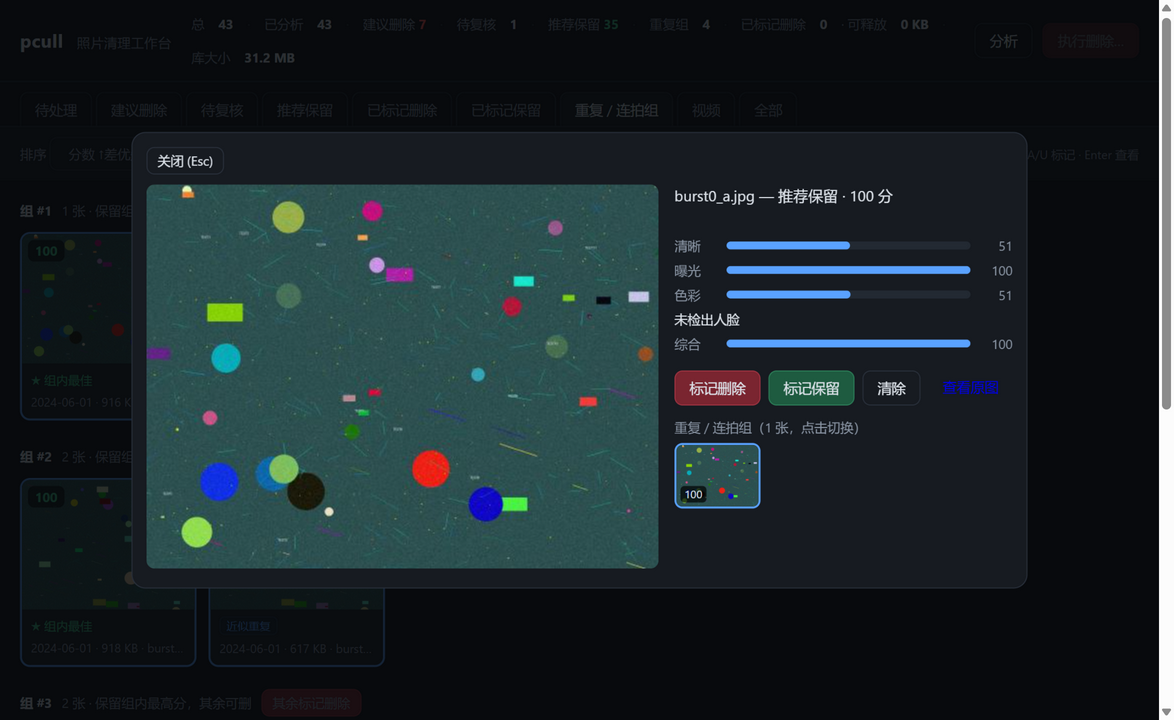
#> input picture site/assets/shot-drawer.png, 1174 x 720 px
$ python -i quality.py   (imports and definitions only)   (older library calls are emulated)
#> lines starting #> are read from the running program, lines starting #| are printed output that depends on the picture
"""Fast classical quality metrics: sharpness / exposure / colorfulness.

All operate on a downscaled RGB ndarray (see imaging.load_rgb) and return
normalized 0-100 values where higher is better, plus raw values for debugging.
"""
from __future__ import annotations

import cv2
import numpy as np

# Laplacian variance is mapped through log10: empirical anchors on 512px images
#   very blurry < 50 (log≈1.7) | typical sharp photo 300-3000 (log 2.5-3.5)
_BLUR_LOG_LO, _BLUR_LOG_HI = 1.3, 4.0


def sharpness(img_rgb: np.ndarray) -> tuple[float, float]:
    """Return (blur_100, laplacian_variance)."""
    gray = cv2.cvtColor(img_rgb, cv2.COLOR_RGB2GRAY)
    lap_var = float(cv2.Laplacian(gray, cv2.CV_64F).var())
    norm = (np.log10(1 + lap_var) - _BLUR_LOG_LO) / (_BLUR_LOG_HI - _BLUR_LOG_LO)
    return float(np.clip(norm * 100, 0, 100)), lap_var


def exposure(img_rgb: np.ndarray) -> tuple[float, float, float]:
    """Return (exposure_100, under_fraction, over_fraction)."""
    gray = cv2.cvtColor(img_rgb, cv2.COLOR_RGB2GRAY)
    total = gray.size
    under = float(np.count_nonzero(gray < 8)) / total
    over = float(np.count_nonzero(gray > 247)) / total
    penalty = min(100.0, (under + over) * 300)
    return 100.0 - penalty, under, over


def colorfulness(img_rgb: np.ndarray) -> float:
    """Hasler & Süsstrunk metric, clipped to 0-100."""
    r, g, b = img_rgb[..., 0].astype(np.float32), img_rgb[..., 1].astype(np.float32), img_rgb[..., 2].astype(np.float32)
    rg = r - g
    yb = 0.5 * (r + g) - b
    root = float(np.sqrt(np.std(rg) ** 2 + np.std(yb) ** 2)
                 + 0.3 * np.sqrt(np.mean(rg) ** 2 + np.mean(yb) ** 2))
    return float(np.clip(root, 0, 100))


def analyze(img_rgb: np.ndarray) -> dict:
    blur_100, lap_var = sharpness(img_rgb)
    expo, under, over = exposure(img_rgb)
    return {
        "blur": blur_100,
        "blur_raw": lap_var,
        "exposure": expo,
        "under": under,
        "over": over,
        "colorfulness": colorfulness(img_rgb),
    }

>>> import cv2
>>> picture = cv2.cvtColor(cv2.imread('../../../site/assets/shot-drawer.png'), cv2.COLOR_BGR2RGB)
>>> result = analyze(picture)
#> in sharpness, `gray = cv2.cvtColor(img_rgb, cv2.COLOR_RGB2GRAY)`:
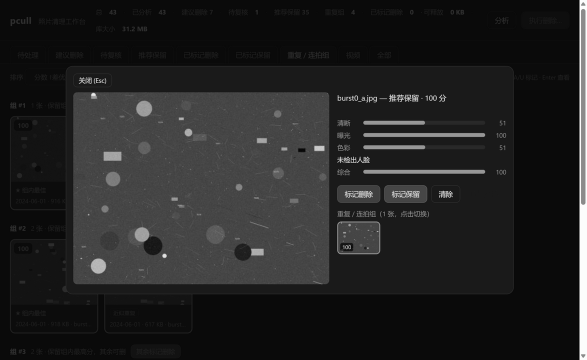
#> gray: shape (720, 1174) (shown at 1/2 size); min 0, max 255, mean 34.2
#> in sharpness, `lap_var = float(cv2.Laplacian(gray, cv2.CV_64F).var())`: lap_var = 410.1
#> in sharpness, `norm = (np.log10(1 + lap_var) - _BLUR_LOG_LO) / (_BLUR_LOG_HI - _BLUR_..`: norm = 0.487
#> in analyze, `blur_100, lap_var = sharpness(img_rgb)`: blur_100 = 48.66; lap_var = 410.1
#> in exposure, `under = float(np.count_nonzero(gray < 8)) / total`: under = 0.00218
#> in exposure, `over = float(np.count_nonzero(gray > 247)) / total`: over = 0.00671
#> in exposure, `penalty = min(100.0, (under + over) * 300)`: penalty = 2.67
#> in analyze, `expo, under, over = exposure(img_rgb)`: expo = 97.33; under = 0.00218; over = 0.00671
#> in colorfulness, `r, g, b = img_rgb[..., 0].astype(np.float32), img_rgb[..., 1].astype(n..`:
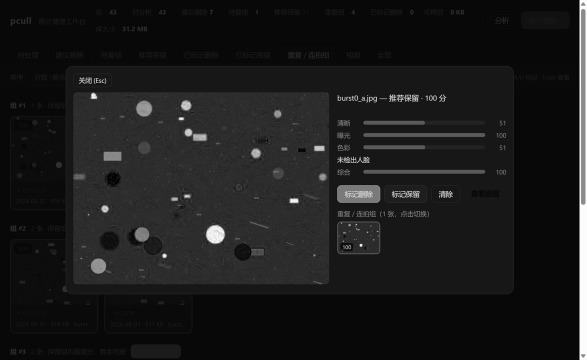
#> r: shape (720, 1174) float32 (shown at 1/2 size); min 0, max 255, mean 26.2
#> in colorfulness, `r, g, b = img_rgb[..., 0].astype(np.float32), img_rgb[..., 1].astype(n..`:
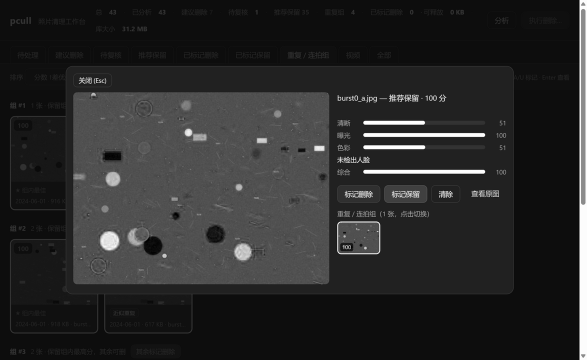
#> b: shape (720, 1174) float32 (shown at 1/2 size); min 0, max 255, mean 40.6
#> in colorfulness, `rg = r - g`:
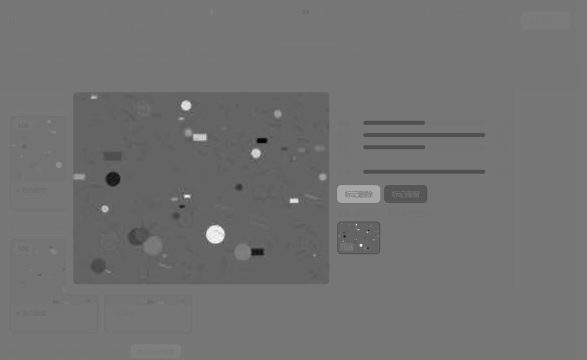
#> rg: shape (720, 1174) float32 (shown at 1/2 size); min -214, max 239, mean -10.8; drawn with min black and max white
#> in colorfulness, `yb = 0.5 * (r + g) - b`:
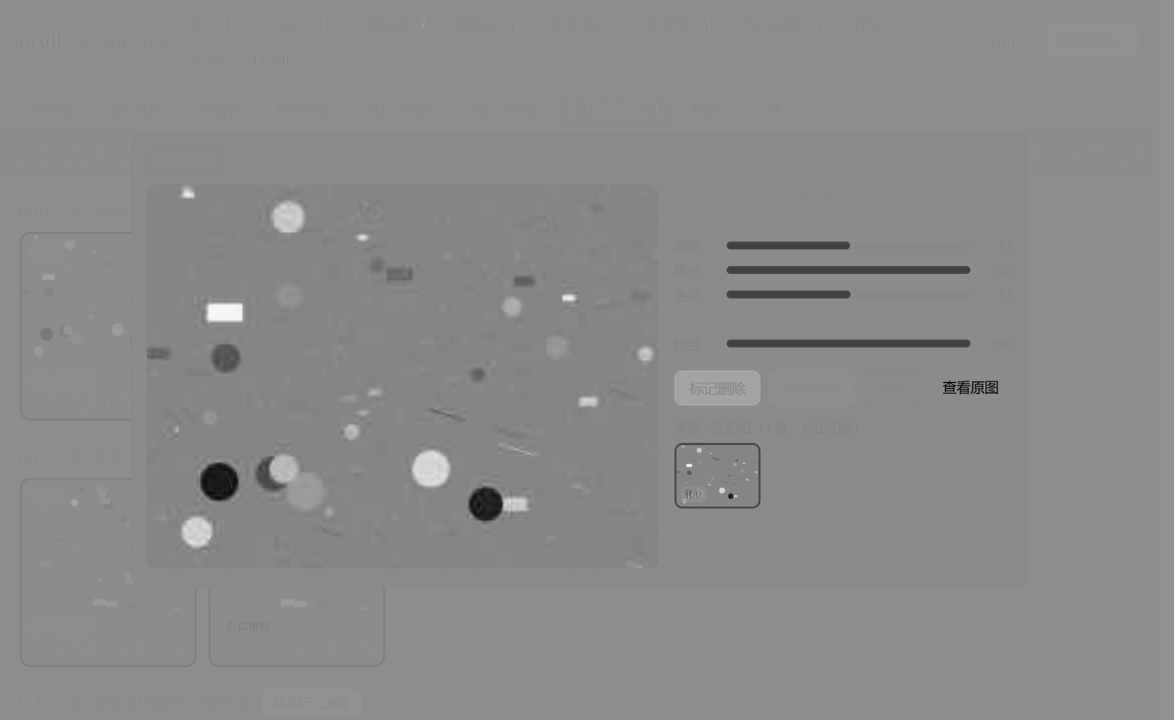
#> yb: shape (720, 1174) float32; min -237, max 181, mean -9; drawn with min black and max white
#> in colorfulness, `root = float(np.sqrt(np.std(rg) ** 2 + np.std(yb) ** 2) + 0.3 * np.sqr..`: root = 30.97
#> result = {'blur': 48.66, 'blur_raw': 410.1, 'exposure': 97.33, 'under': 0.00218, 'over': 0.00671, 'colorfulness': 30.97}

$ run again, on site/assets/shot-grid.png
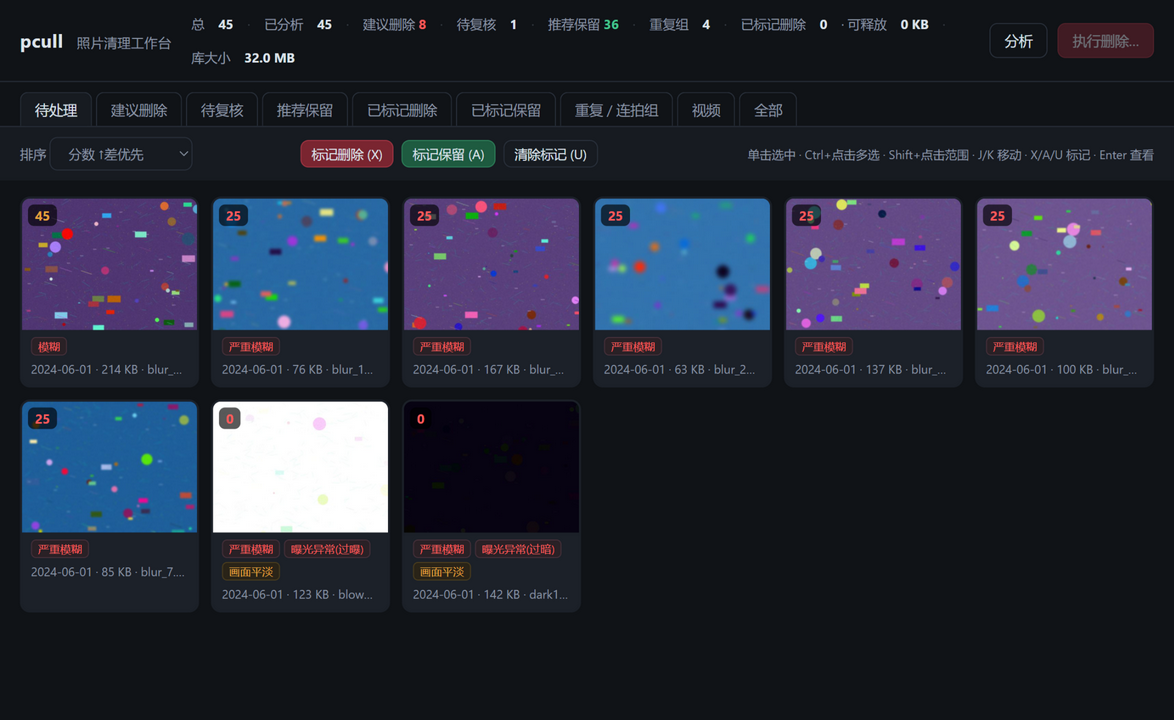
#> input picture site/assets/shot-grid.png, 1174 x 720 px
#> in sharpness, `gray = cv2.cvtColor(img_rgb, cv2.COLOR_RGB2GRAY)`:
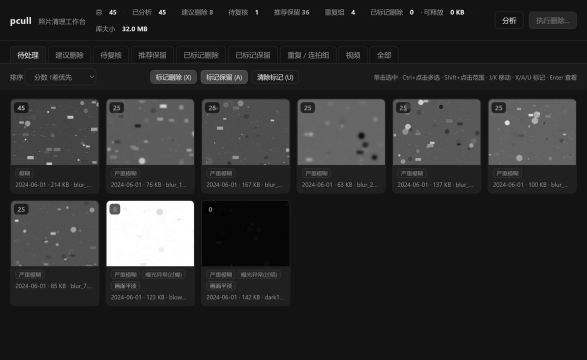
#> gray: shape (720, 1174) (shown at 1/2 size); min 0, max 255, mean 42.9
#> in sharpness, `lap_var = float(cv2.Laplacian(gray, cv2.CV_64F).var())`: lap_var = 685.5
#> norm = 0.569
#> in analyze, `blur_100, lap_var = sharpness(img_rgb)`: blur_100 = 56.91; lap_var = 685.5
#> in exposure, `under = float(np.count_nonzero(gray < 8)) / total`: under = 0.0263
#> in exposure, `over = float(np.count_nonzero(gray > 247)) / total`: over = 0.0255
#> penalty = 15.53
#> in analyze, `expo, under, over = exposure(img_rgb)`: expo = 84.47; under = 0.0263; over = 0.0255
#> in colorfulness, `yb = 0.5 * (r + g) - b`:
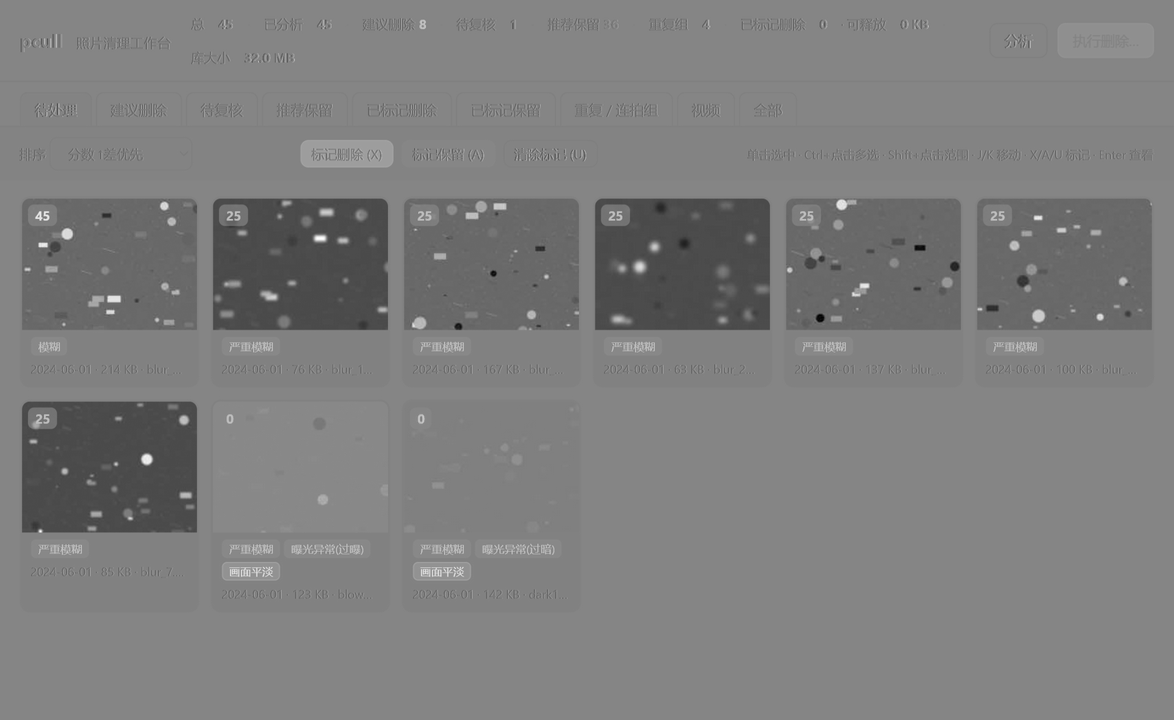
#> yb: shape (720, 1174) float32; min -205, max 177, mean -16.5; drawn with min black and max white
#> root = 40.32
#> result = {'blur': 56.91, 'blur_raw': 685.5, 'exposure': 84.47, 'under': 0.0263, 'over': 0.0255, 'colorfulness': 40.32}

$ run again, on site/assets/shot-home.png
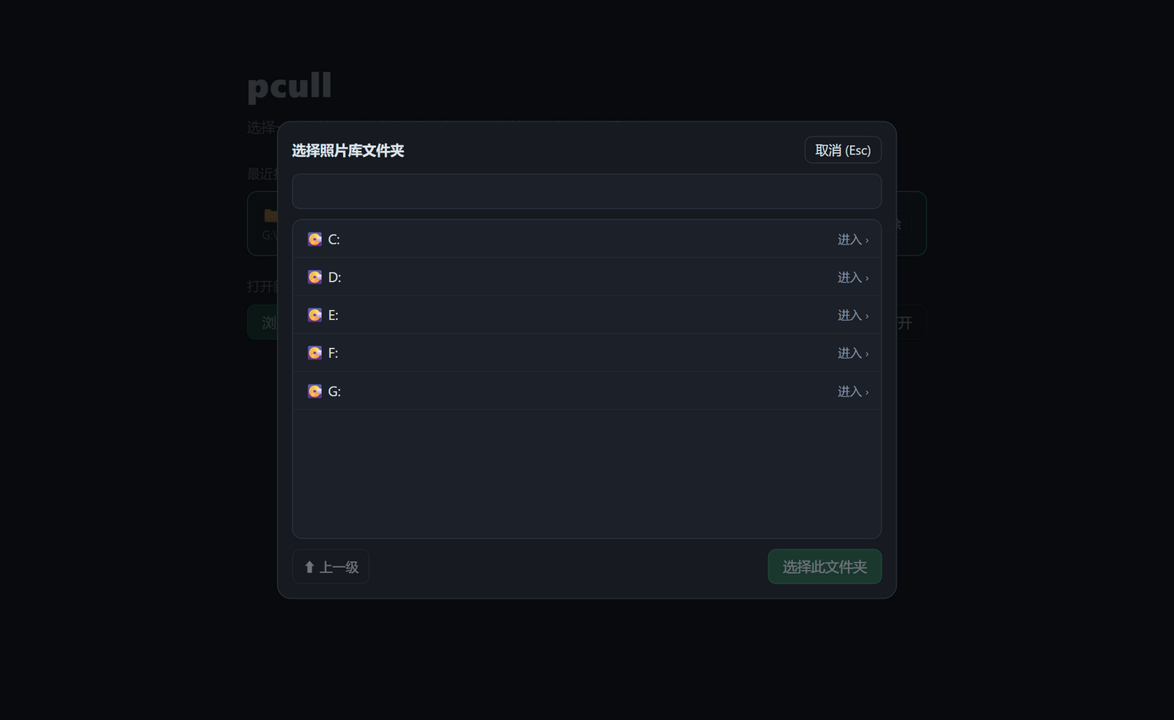
#> input picture site/assets/shot-home.png, 1174 x 720 px
#> in sharpness, `lap_var = float(cv2.Laplacian(gray, cv2.CV_64F).var())`: lap_var = 133.8
#> norm = 0.307
#> in analyze, `blur_100, lap_var = sharpness(img_rgb)`: blur_100 = 30.73; lap_var = 133.8
#> in exposure, `under = float(np.count_nonzero(gray < 8)) / total`: under = 0.000243
#> in exposure, `over = float(np.count_nonzero(gray > 247)) / total`: over = 2.13e-05
#> penalty = 0.0791
#> in analyze, `expo, under, over = exposure(img_rgb)`: expo = 99.92; under = 0.000243; over = 2.13e-05
#> in colorfulness, `rg = r - g`:
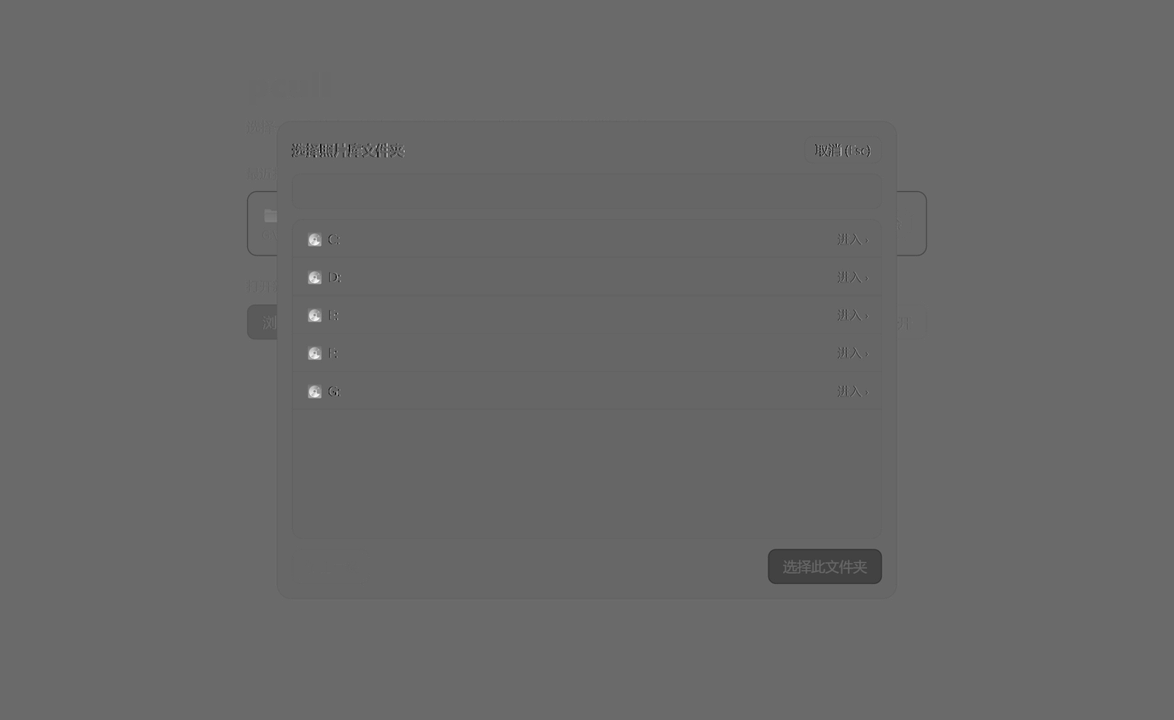
#> rg: shape (720, 1174) float32; min -73, max 97, mean -3.1; drawn with min black and max white
#> root = 7.4
#> result = {'blur': 30.73, 'blur_raw': 133.8, 'exposure': 99.92, 'under': 0.000243, 'over': 2.13e-05, 'colorfulness': 7.4}
